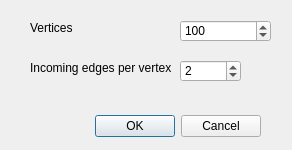
<?xml version="1.0" encoding="UTF-8"?>
<ui version="4.0">
 <class>DialogBA</class>
 <widget class="QDialog" name="DialogBA">
  <property name="geometry">
   <rect>
    <x>0</x>
    <y>0</y>
    <width>292</width>
    <height>150</height>
   </rect>
  </property>
  <property name="windowTitle">
   <string>Dialog</string>
  </property>
  <widget class="QDialogButtonBox" name="buttonBox">
   <property name="geometry">
    <rect>
     <x>-10</x>
     <y>110</y>
     <width>271</width>
     <height>32</height>
    </rect>
   </property>
   <property name="orientation">
    <enum>Qt::Horizontal</enum>
   </property>
   <property name="standardButtons">
    <set>QDialogButtonBox::Cancel|QDialogButtonBox::Ok</set>
   </property>
  </widget>
  <widget class="QLabel" name="label">
   <property name="geometry">
    <rect>
     <x>30</x>
     <y>20</y>
     <width>111</width>
     <height>16</height>
    </rect>
   </property>
   <property name="text">
    <string>Vertices</string>
   </property>
  </widget>
  <widget class="QSpinBox" name="spinBox_n_max">
   <property name="geometry">
    <rect>
     <x>180</x>
     <y>20</y>
     <width>91</width>
     <height>22</height>
    </rect>
   </property>
   <property name="minimum">
    <number>1</number>
   </property>
   <property name="maximum">
    <number>2000000</number>
   </property>
   <property name="value">
    <number>100</number>
   </property>
  </widget>
  <widget class="QSpinBox" name="spinBox_w">
   <property name="geometry">
    <rect>
     <x>180</x>
     <y>60</y>
     <width>61</width>
     <height>22</height>
    </rect>
   </property>
   <property name="minimum">
    <number>1</number>
   </property>
   <property name="maximum">
    <number>99</number>
   </property>
   <property name="value">
    <number>2</number>
   </property>
  </widget>
  <widget class="QLabel" name="label_2">
   <property name="geometry">
    <rect>
     <x>30</x>
     <y>60</y>
     <width>141</width>
     <height>16</height>
    </rect>
   </property>
   <property name="text">
    <string>Incoming edges per vertex</string>
   </property>
  </widget>
 </widget>
 <resources/>
 <connections>
  <connection>
   <sender>buttonBox</sender>
   <signal>accepted()</signal>
   <receiver>DialogBA</receiver>
   <slot>accept()</slot>
   <hints>
    <hint type="sourcelabel">
     <x>248</x>
     <y>254</y>
    </hint>
    <hint type="destinationlabel">
     <x>157</x>
     <y>274</y>
    </hint>
   </hints>
  </connection>
  <connection>
   <sender>buttonBox</sender>
   <signal>rejected()</signal>
   <receiver>DialogBA</receiver>
   <slot>reject()</slot>
   <hints>
    <hint type="sourcelabel">
     <x>316</x>
     <y>260</y>
    </hint>
    <hint type="destinationlabel">
     <x>286</x>
     <y>274</y>
    </hint>
   </hints>
  </connection>
 </connections>
</ui>
